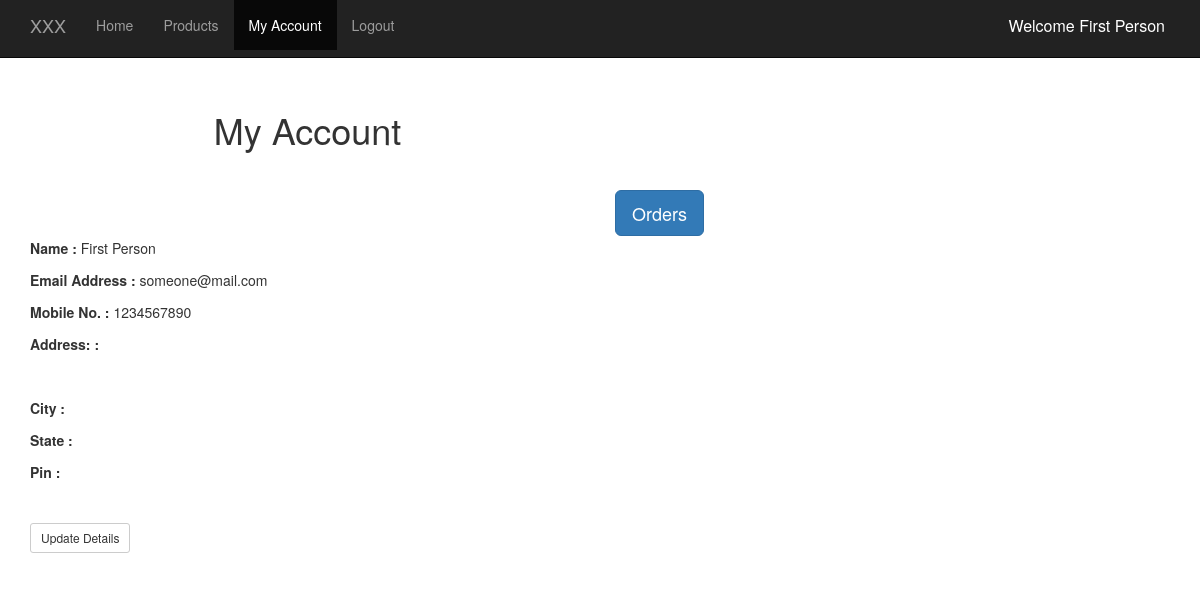
The page /account.php (signed in) on the database its author committed.
### tables this page shows
CREATE TABLE IF NOT EXISTS `users` (
  `userid` int(7) NOT NULL AUTO_INCREMENT,
  `name` varchar(25) NOT NULL,
  `email` varchar(50) NOT NULL,
  `password` varchar(34) NOT NULL,
  `mobile` varchar(10) NOT NULL,
  `add1` varchar(40) DEFAULT NULL,
  `add2` varchar(40) DEFAULT NULL,
  `city` varchar(20) DEFAULT NULL,
  `state` varchar(20) DEFAULT NULL,
  `pin` int(6) DEFAULT NULL,
  PRIMARY KEY (`userid`),
  UNIQUE KEY `email` (`email`),
  UNIQUE KEY `mobile` (`mobile`)
);

### account.php (the view, shortened to what this page needs)
<!DOCTYPE html>
<html lang="en"><head><meta http-equiv="Content-Type" content="text/html; charset=UTF-8">
    <link href="css/bootstrap.min.css" rel="stylesheet">
    <link href="css/products.css" rel="stylesheet">
  </head>
  <body>
    <nav class="navbar navbar-inverse navbar-fixed-top">
      <div class="container">
        <div class="navbar-header">
          <a class="navbar-brand" href="#">XXX</a>
        </div>
        <div id="navbar" class="collapse navbar-collapse">
          <ul class="nav navbar-nav">
            <li ><a href="home.php">Home</a></li>
            <li ><a href="products.php">Products</a></li>
            <li class="active"><a  href="account.php">My Account</a></li>
            <li><a href="logout.php">Logout</a></li>
          </ul>
           <span class="lead" style="float: right;margin-top: 15px;margin-right: 5px;font-size: medium;color: #FFFFFF;">Welcome <?php echo $GLOBALS['name'];?></span>
        </div>
      </div>
    </nav>
    <div class="container">
 <div class="row">
        <div class="col-sm-6">
              <div class="starter-template">
        <h1>My Account</h1></div>
        <p style="line-height: 32px;">
        <?php require_once('config.php');
        $email=$GLOBALS['email'];
$query="SELECT * FROM users WHERE email='$email';";
$result=mysqli_query($connection,$query);
if(mysqli_affected_rows($connection)==1){
    while($row=mysqli_fetch_array($result)){
        $name=$row["name"];
       $email=$row["email"];
       $mobile=$row["mobile"];
       $add1=$row["add1"];
       $add2=$row["add2"];
       $city=$row["city"];
       $state=$row["state"];
       $pin=$row["pin"];
       echo "
            <br><b>Name : </b> $name
            <br><b>Email Address : </b> $email
            <br><b>Mobile No. : </b> $mobile
            <br><b>Address: : </b> $add1
            <br><b></b> $add2
            <br><b>City : </b> $city
            <br><b>State : </b> $state
            <br><b>Pin : </b> $pin
       ";
    }
}
        ?>
        <br /><br />
        <button class="btn btn-sm btn-default" name="update" onclick="window.location.href='updateInfo.php'" type="button">Update Details</button>
        </p>
        </div>
        <div class="col-sm-6">
         <div class="starter-template">
        <h1></h1></div><br /><br />
          <button class="btn btn-lg btn-primary" name="orders" type="button"  style="clear: both;">Orders</button>
        </div>
    </div>
    </div>
</body></html>

### css/products.css (style rules this page uses)
body { padding-top: 50px; }
.starter-template { padding: 40px 15px; text-align: center; }

### rows shown on the page
users: name "First Person", email "someone@mail.com", mobile "1234567890"

### other values the page prints
$GLOBALS['name'] "First Person"
